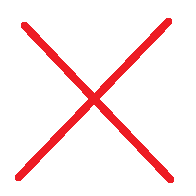
#> input picture TicTacToe/X.png, 196 x 196 px
$ python images.py
#> lines starting #> are read from the running program, lines starting #| are printed output that depends on the picture
from PIL import Image
im = Image.open("X.png")
#> im is the input picture: PIL image 196x196 RGB; mean R, G, B 253.4, 234.5, 235.2
newim = im.resize((140,140))
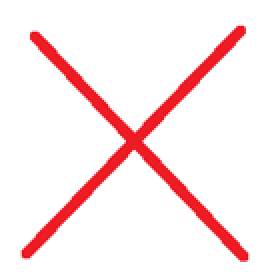
#> newim: PIL image 140x140 RGB (shown 2 times larger); mean R, G, B 253.4, 234.2, 234.9
newim.save("resizedX.png")
